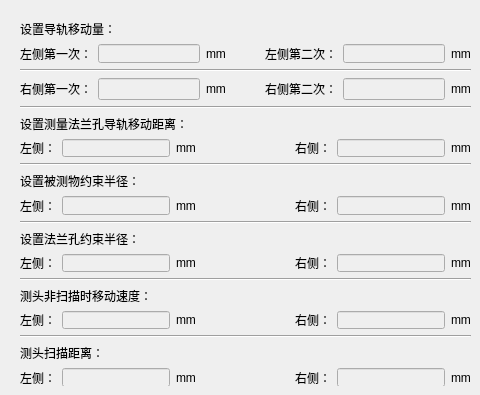
     <widget class="QWidget" name="tab_12">
      <attribute name="title">
       <string>工步2</string>
      </attribute>
      <widget class="QWidget" name="layoutWidget_15">
       <property name="geometry">
        <rect>
         <x>20</x>
         <y>20</y>
         <width>451</width>
         <height>366</height>
        </rect>
       </property>
       <layout class="QVBoxLayout" name="verticalLayout_11">
        <item>
         <layout class="QVBoxLayout" name="verticalLayout_55">
          <item>
           <widget class="QLabel" name="label_296">
            <property name="text">
             <string>设置导轨移动量：</string>
            </property>
           </widget>
          </item>
          <item>
           <layout class="QHBoxLayout" name="horizontalLayout_70">
            <item>
             <widget class="QLabel" name="label_297">
              <property name="text">
               <string>左侧第一次：</string>
              </property>
             </widget>
            </item>
            <item>
             <widget class="QLineEdit" name="VerticalLeftRunFirst_StepTwo">
              <property name="enabled">
               <bool>false</bool>
              </property>
              <property name="text">
               <string/>
              </property>
             </widget>
            </item>
            <item>
             <widget class="QLabel" name="label_298">
              <property name="text">
               <string>mm</string>
              </property>
             </widget>
            </item>
            <item>
             <spacer name="horizontalSpacer_59">
              <property name="orientation">
               <enum>Qt::Horizontal</enum>
              </property>
              <property name="sizeHint" stdset="0">
               <size>
                <width>40</width>
                <height>20</height>
               </size>
              </property>
             </spacer>
            </item>
            <item>
             <widget class="QLabel" name="label_299">
              <property name="text">
               <string>左侧第二次：</string>
              </property>
             </widget>
            </item>
            <item>
             <widget class="QLineEdit" name="VerticalLeftRunSecond_StepTwo">
              <property name="enabled">
               <bool>false</bool>
              </property>
              <property name="text">
               <string/>
              </property>
             </widget>
            </item>
            <item>
             <widget class="QLabel" name="label_300">
              <property name="text">
               <string>mm</string>
              </property>
             </widget>
            </item>
           </layout>
          </item>
         </layout>
        </item>
        <item>
         <widget class="Line" name="line_36">
          <property name="orientation">
           <enum>Qt::Horizontal</enum>
          </property>
         </widget>
        </item>
        <item>
         <layout class="QHBoxLayout" name="horizontalLayout_71">
          <item>
           <widget class="QLabel" name="label_301">
            <property name="text">
             <string>右侧第一次：</string>
            </property>
           </widget>
          </item>
          <item>
           <widget class="QLineEdit" name="VerticalRightRunFirst_StepTwo">
            <property name="enabled">
             <bool>false</bool>
            </property>
            <property name="text">
             <string/>
            </property>
           </widget>
          </item>
          <item>
           <widget class="QLabel" name="label_302">
            <property name="text">
             <string>mm</string>
            </property>
           </widget>
          </item>
          <item>
           <spacer name="horizontalSpacer_60">
            <property name="orientation">
             <enum>Qt::Horizontal</enum>
            </property>
            <property name="sizeHint" stdset="0">
             <size>
              <width>40</width>
              <height>20</height>
             </size>
            </property>
           </spacer>
          </item>
          <item>
           <widget class="QLabel" name="label_303">
            <property name="text">
             <string>右侧第二次：</string>
            </property>
           </widget>
          </item>
          <item>
           <widget class="QLineEdit" name="VerticalRightRunSecond_StepTwo">
            <property name="enabled">
             <bool>false</bool>
            </property>
            <property name="text">
             <string/>
            </property>
           </widget>
          </item>
          <item>
           <widget class="QLabel" name="label_304">
            <property name="text">
             <string>mm</string>
            </property>
           </widget>
          </item>
         </layout>
        </item>
        <item>
         <widget class="Line" name="line_37">
          <property name="orientation">
           <enum>Qt::Horizontal</enum>
          </property>
         </widget>
        </item>
        <item>
         <layout class="QVBoxLayout" name="verticalLayout_56">
          <item>
           <widget class="QLabel" name="label_305">
            <property name="text">
             <string>设置测量法兰孔导轨移动距离：</string>
            </property>
           </widget>
          </item>
          <item>
           <layout class="QHBoxLayout" name="horizontalLayout_72">
            <item>
             <widget class="QLabel" name="label_306">
              <property name="text">
               <string>左侧：</string>
              </property>
             </widget>
            </item>
            <item>
             <widget class="QLineEdit" name="VerticalLeftFangleHoleRun_StepTwo">
              <property name="enabled">
               <bool>false</bool>
              </property>
              <property name="text">
               <string/>
              </property>
             </widget>
            </item>
            <item>
             <widget class="QLabel" name="label_307">
              <property name="text">
               <string>mm</string>
              </property>
             </widget>
            </item>
            <item>
             <spacer name="horizontalSpacer_61">
              <property name="orientation">
               <enum>Qt::Horizontal</enum>
              </property>
              <property name="sizeHint" stdset="0">
               <size>
                <width>40</width>
                <height>20</height>
               </size>
              </property>
             </spacer>
            </item>
            <item>
             <widget class="QLabel" name="label_308">
              <property name="text">
               <string>右侧：</string>
              </property>
             </widget>
            </item>
            <item>
             <widget class="QLineEdit" name="VerticalRightFangleHoleRun_StepTwo">
              <property name="enabled">
               <bool>false</bool>
              </property>
              <property name="text">
               <string/>
              </property>
             </widget>
            </item>
            <item>
             <widget class="QLabel" name="label_309">
              <property name="text">
               <string>mm</string>
              </property>
             </widget>
            </item>
           </layout>
          </item>
         </layout>
        </item>
        <item>
         <widget class="Line" name="line_11">
          <property name="orientation">
           <enum>Qt::Horizontal</enum>
          </property>
         </widget>
        </item>
        <item>
         <layout class="QVBoxLayout" name="verticalLayout_57">
          <item>
           <widget class="QLabel" name="label_310">
            <property name="text">
             <string>设置被测物约束半径：</string>
            </property>
           </widget>
          </item>
          <item>
           <layout class="QHBoxLayout" name="horizontalLayout_73">
            <item>
             <widget class="QLabel" name="label_311">
              <property name="text">
               <string>左侧：</string>
              </property>
             </widget>
            </item>
            <item>
             <widget class="QLineEdit" name="VerticalLeftRestrictRadius_StepTwo">
              <property name="enabled">
               <bool>false</bool>
              </property>
              <property name="text">
               <string/>
              </property>
             </widget>
            </item>
            <item>
             <widget class="QLabel" name="label_312">
              <property name="text">
               <string>mm</string>
              </property>
             </widget>
            </item>
            <item>
             <spacer name="horizontalSpacer_62">
              <property name="orientation">
               <enum>Qt::Horizontal</enum>
              </property>
              <property name="sizeHint" stdset="0">
               <size>
                <width>40</width>
                <height>20</height>
               </size>
              </property>
             </spacer>
            </item>
            <item>
             <widget class="QLabel" name="label_313">
              <property name="text">
               <string>右侧：</string>
              </property>
             </widget>
            </item>
            <item>
             <widget class="QLineEdit" name="VerticalRightRestrictRadius_StepTwo">
              <property name="enabled">
               <bool>false</bool>
              </property>
              <property name="text">
               <string/>
              </property>
             </widget>
            </item>
            <item>
             <widget class="QLabel" name="label_314">
              <property name="text">
               <string>mm</string>
              </property>
             </widget>
            </item>
           </layout>
          </item>
         </layout>
        </item>
        <item>
         <widget class="Line" name="line_38">
          <property name="orientation">
           <enum>Qt::Horizontal</enum>
          </property>
         </widget>
        </item>
        <item>
         <layout class="QVBoxLayout" name="verticalLayout_58">
          <item>
           <widget class="QLabel" name="label_315">
            <property name="text">
             <string>设置法兰孔约束半径：</string>
            </property>
           </widget>
          </item>
          <item>
           <layout class="QHBoxLayout" name="horizontalLayout_74">
            <item>
             <widget class="QLabel" name="label_316">
              <property name="text">
               <string>左侧：</string>
              </property>
             </widget>
            </item>
            <item>
             <widget class="QLineEdit" name="VerticalLeftFlangeHoleRestrictRadius_StepTwo">
              <property name="enabled">
               <bool>false</bool>
              </property>
              <property name="text">
               <string/>
              </property>
             </widget>
            </item>
            <item>
             <widget class="QLabel" name="label_317">
              <property name="text">
               <string>mm</string>
              </property>
             </widget>
            </item>
            <item>
             <spacer name="horizontalSpacer_63">
              <property name="orientation">
               <enum>Qt::Horizontal</enum>
              </property>
              <property name="sizeHint" stdset="0">
               <size>
                <width>40</width>
                <height>20</height>
               </size>
              </property>
             </spacer>
            </item>
            <item>
             <widget class="QLabel" name="label_318">
              <property name="text">
               <string>右侧：</string>
              </property>
             </widget>
            </item>
            <item>
             <widget class="QLineEdit" name="VerticalRightFlangeHoleRestrictRadius_StepTwo">
              <property name="enabled">
               <bool>false</bool>
              </property>
              <property name="text">
               <string/>
              </property>
             </widget>
            </item>
            <item>
             <widget class="QLabel" name="label_319">
              <property name="text">
               <string>mm</string>
              </property>
             </widget>
            </item>
           </layout>
          </item>
         </layout>
        </item>
        <item>
         <widget class="Line" name="line_12">
          <property name="orientation">
           <enum>Qt::Horizontal</enum>
          </property>
         </widget>
        </item>
        <item>
         <layout class="QVBoxLayout" name="verticalLayout_59">
          <item>
           <widget class="QLabel" name="label_320">
            <property name="text">
             <string>测头非扫描时移动速度：</string>
            </property>
           </widget>
          </item>
          <item>
           <layout class="QHBoxLayout" name="horizontalLayout_75">
            <item>
             <widget class="QLabel" name="label_321">
              <property name="text">
               <string>左侧：</string>
              </property>
             </widget>
            </item>
            <item>
             <widget class="QLineEdit" name="VerticalLeftCameraNoScanSpeed_StepTwo">
              <property name="enabled">
               <bool>false</bool>
              </property>
              <property name="text">
               <string/>
              </property>
             </widget>
            </item>
            <item>
             <widget class="QLabel" name="label_322">
              <property name="text">
               <string>mm</string>
              </property>
             </widget>
            </item>
            <item>
             <spacer name="horizontalSpacer_64">
              <property name="orientation">
               <enum>Qt::Horizontal</enum>
              </property>
              <property name="sizeHint" stdset="0">
               <size>
                <width>40</width>
                <height>20</height>
               </size>
              </property>
             </spacer>
            </item>
            <item>
             <widget class="QLabel" name="label_323">
              <property name="text">
               <string>右侧：</string>
              </property>
             </widget>
            </item>
            <item>
             <widget class="QLineEdit" name="VerticalRightCameraNoScanSpeed_StepTwo">
              <property name="enabled">
               <bool>false</bool>
              </property>
              <property name="text">
               <string/>
              </property>
             </widget>
            </item>
            <item>
             <widget class="QLabel" name="label_324">
              <property name="text">
               <string>mm</string>
              </property>
             </widget>
            </item>
           </layout>
          </item>
         </layout>
        </item>
        <item>
         <widget class="Line" name="line_13">
          <property name="orientation">
           <enum>Qt::Horizontal</enum>
          </property>
         </widget>
        </item>
        <item>
         <layout class="QVBoxLayout" name="verticalLayout_60">
          <item>
           <widget class="QLabel" name="label_325">
            <property name="text">
             <string>测头扫描距离：</string>
            </property>
           </widget>
          </item>
          <item>
           <layout class="QHBoxLayout" name="horizontalLayout_76">
            <item>
             <widget class="QLabel" name="label_326">
              <property name="text">
               <string>左侧：</string>
              </property>
             </widget>
            </item>
            <item>
             <widget class="QLineEdit" name="VerticalLeftCameraScan_StepTwo">
              <property name="enabled">
               <bool>false</bool>
              </property>
              <property name="text">
               <string/>
              </property>
             </widget>
            </item>
            <item>
             <widget class="QLabel" name="label_327">
              <property name="text">
               <string>mm</string>
              </property>
             </widget>
            </item>
            <item>
             <spacer name="horizontalSpacer_65">
              <property name="orientation">
               <enum>Qt::Horizontal</enum>
              </property>
              <property name="sizeHint" stdset="0">
               <size>
                <width>40</width>
                <height>20</height>
               </size>
              </property>
             </spacer>
            </item>
            <item>
             <widget class="QLabel" name="label_328">
              <property name="text">
               <string>右侧：</string>
              </property>
             </widget>
            </item>
            <item>
             <widget class="QLineEdit" name="VerticalRightCameraScan_StepTwo">
              <property name="enabled">
               <bool>false</bool>
              </property>
              <property name="text">
               <string/>
              </property>
             </widget>
            </item>
            <item>
             <widget class="QLabel" name="label_329">
              <property name="text">
               <string>mm</string>
              </property>
             </widget>
            </item>
           </layout>
          </item>
         </layout>
        </item>
       </layout>
      </widget>
     </widget>
